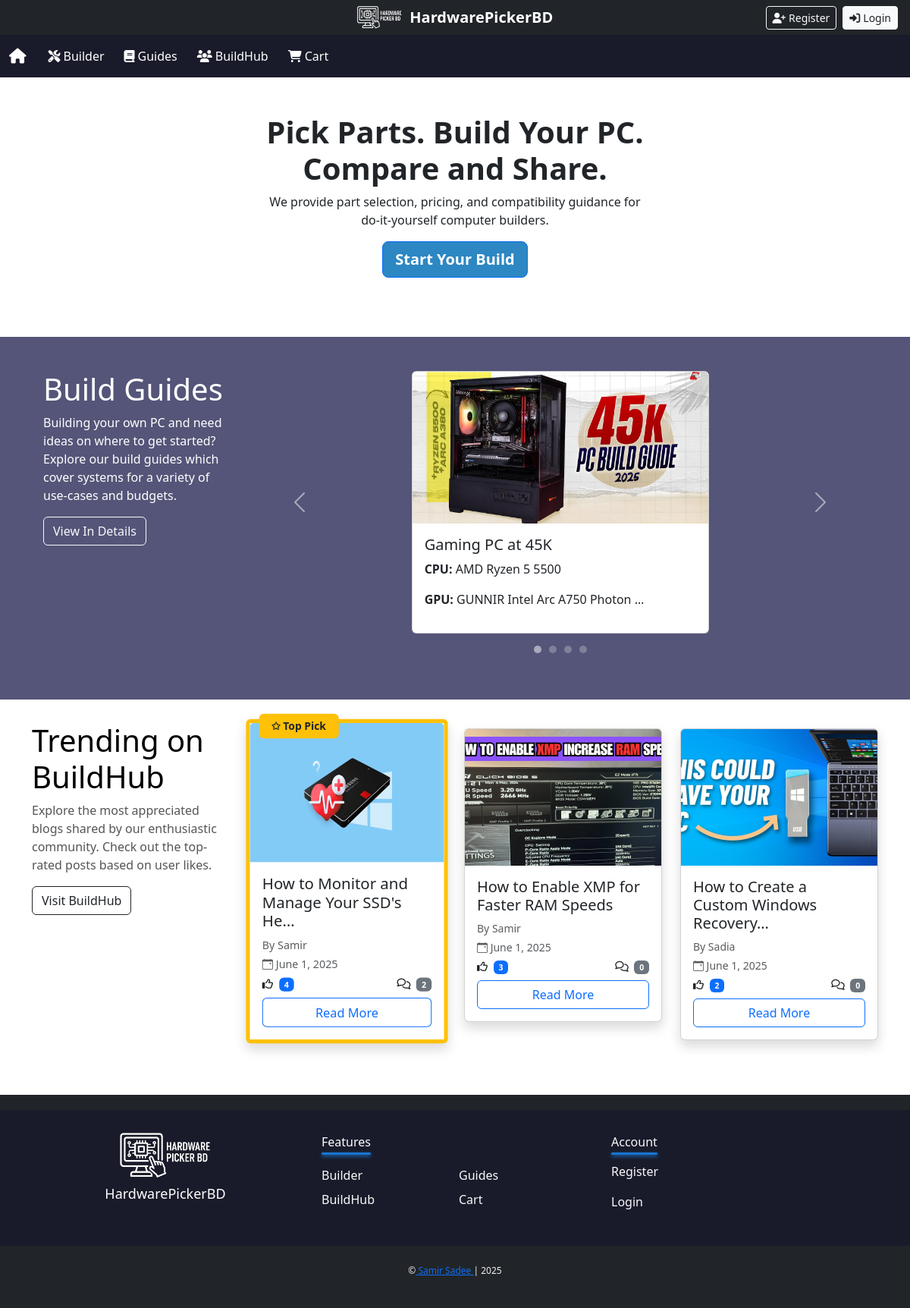
The page / on the database its author committed.
### guides/models.py (models this page shows, shortened)
class Guides(models.Model):
    image = models.ImageField(upload_to='guide_images/', null=True, blank=True)
    title = models.CharField(max_length=200)
    cpu = models.TextField()
    cpu_cooler = models.TextField()
    motherboard = models.TextField()
    memory = models.TextField()
    storage = models.TextField()
    gpu = models.TextField()
    psu = models.TextField()
    case = models.TextField()
    video_url = models.URLField(null=True, blank=True)
    class Meta:
        verbose_name_plural = "View Guides"

### buildhub/models.py (models this page shows, shortened)
class BlogPost(models.Model):
    display_image= models.ImageField(upload_to='blog_images/',null=True,blank=True)
    title = models.CharField(max_length=200)
    content = models.TextField()
    author = models.ForeignKey(User, on_delete=models.CASCADE)
    created = models.DateTimeField(auto_now_add=True)
    updated = models.DateTimeField(auto_now=True)

### djangoProject2/views.py (the view)
# urls.py: path('', views.home, name='home'),
def home(request):
    guides = Guides.objects.all()
    top_blogs = BlogPost.objects.annotate(like_count=Count('likes')).order_by('-like_count')[:3]
    return render(request, 'main/home.html', {
        'guides': guides,
        'top_blogs': top_blogs,
    })

### templates/main/home.html (shortened to what this page needs)
{% extends 'base.html' %}
{% load static %}
{% block content %}
<section>
  <div class="container">
    <div class="build text-center py-5">
      <h1>Pick Parts. Build Your PC. <br> Compare and Share.</h1>
      <p>We provide part selection, pricing, and compatibility guidance for <br> do-it-yourself computer builders.</p>
      <a href="{% url 'cpu' %}" class="btn btn-lg btn-primary">Start Your Build</a>
    </div>
  </div>
</section>
<section>
<div class="guide">
  <div class="container">
    <div class="row gx-4">
      <div class="col-md-3 mb-4">
        <h1 style="color: #fff;">Build Guides</h1>
        <p style="color: #fff;">
          Building your own PC and need ideas on where to get started?
          Explore our build guides which cover systems for a variety of use-cases and budgets.
        </p>
        <a href="{% url 'guide_list' %}" class="btn btn-outline-light">View In Details</a>
      </div>
      <div class="col-md-9">
        <div id="guidesCarousel" class="carousel slide" data-bs-ride="carousel">
          <div class="carousel-inner">
            {% for guide in guides %}
              <div class="carousel-item {% if forloop.first %}active{% endif %}">
                <div class="row justify-content-center">
                  <div class="col-md-6">
                    <div class="card h-100 mb-3">
                      {% if guide.image %}
                        <img
                          src="{{ guide.image.url }}"
                          class="card-img-top"
                          alt="{{ guide.title }}"
                          style="max-height:200px; object-fit:cover;">
                      {% endif %}
                      <div class="card-body">
                        <h5 class="card-title text-dark">{{ guide.title }}</h5>
                        <p class="card-text text-dark"><strong>CPU:</strong> {{ guide.cpu|truncatechars:30 }}</p>
                        <p class="card-text text-dark"><strong>GPU:</strong> {{ guide.gpu|truncatechars:30 }}</p>
                      </div>
                    </div>
                  </div>
                </div>
              </div>
            {% endfor %}
          </div>
          <button class="carousel-control-prev" type="button" data-bs-target="#guidesCarousel" data-bs-slide="prev">
            <span class="carousel-control-prev-icon" aria-hidden="true"></span>
          </button>
          <button class="carousel-control-next" type="button" data-bs-target="#guidesCarousel" data-bs-slide="next">
            <span class="carousel-control-next-icon" aria-hidden="true"></span>
          </button>
        </div>
        <div class="text-center mt-3">
          <div class="carousel-indicators position-static mx-auto">
            {% for guide in guides %}
              <button
                type="button"
                data-bs-target="#guidesCarousel"
                data-bs-slide-to="{{ forloop.counter0 }}"
                {% if forloop.first %}class="active"{% endif %}
                aria-label="Slide {{ forloop.counter }}"
                style="width: 10px; height: 10px; border-radius: 50%; margin: 0 5px; background-color: rgba(255,255,255,0.5); border: none;">
              </button>
            {% endfor %}
          </div>
        </div>
      </div>
    </div>
  </div>
</div>
</section>
<section class="mb-5 pb-4">
  <div class="container">
    <div class="row gx-4 align-items-start">
      <div class="col-md-3 mb-4">
        <h1 style="color: #000;">Trending on BuildHub</h1>
        <p style="color: #555;">
          Explore the most appreciated blogs shared by our enthusiastic community.
          Check out the top-rated posts based on user likes.
        </p>
        <a href="{% url 'blog' %}" class="btn btn-outline-dark">Visit BuildHub</a>
      </div>
      <div class="col-md-9 position-relative">
  <div class="row g-4">
    {% for blog in top_blogs %}
    <div class="col-md-6 col-lg-4 {% if not forloop.first %}pt-2{% endif %}">
      <div class="card shadow {% if forloop.first %}border border-5 border-warning{% endif %}" style="{% if forloop.first %}transform: scale(1.02); transition: transform 0.3s ease;{% endif %}">
        {% if forloop.first %}
        <div class="bg-warning text-dark" style="
          position: absolute;
          top: -12px;
          left: 12px;
          transform: none;
          font-weight: bold;
          font-size: 0.85rem;
          padding: 6px 16px;
          border-radius: 6px;
          z-index: 10;
          display: flex;
          justify-content: left;
          align-items: center;
          min-width: 90px;
          white-space: nowrap;
          text-align: center;">
          ✩ Top Pick
        </div>
        {% endif %}
        {% if blog.display_image %}
        <img src="{{ blog.display_image.url }}" class="card-img-top"
             alt="{{ blog.title }}" style="height: 180px; object-fit: cover;">
        {% endif %}
        <div class="card-body">
          <h5 class="card-title">{{ blog.title|truncatechars:40 }}</h5>
          <p class="card-text text-muted small mb-1">By {{ blog.author.username }}</p>
          <p class="card-text text-muted small mb-1">
            <i class="bi bi-calendar-event"></i> {{ blog.created|date:"F j, Y" }}
          </p>
          <p class="card-text small mb-2 d-flex justify-content-between">
              <span>
                <i class="fa-regular fa-thumbs-up"></i>
                <span class="badge bg-primary ms-1">{{ blog.likes.count }}</span>
              </span>
              <span>
                <i class="fa-regular fa-comments"></i>
                <span class="badge bg-secondary ms-1">{{ blog.comment_set.count }}</span>
              </span>
            </p>
          <a href="{% url 'blog_details' blog.id %}" class="btn btn-outline-primary w-100">Read More</a>
        </div>
      </div>
    </div>
    {% endfor %}
  </div>
</div>
    </div>
  </div>
</section>
{% endblock %}

### static/css/style.css (style rules this page uses)
* { margin: 0; padding: 0; }
.build { text-align: center; padding: 30px 0; }
.build h1 { font-weight: 700; }
.build .btn { background-color: #2c87c3; color: white; font-weight: 600; }
.guide { background-color: #545578; padding: 45px; margin: 30px 0; }

### rows shown on the page
Guides: image (picture), title "Gaming PC at 45K", cpu "AMD Ryzen 5 5500", gpu "GUNNIR Intel Arc A750 Photon …"
BlogPost: shows "✩ Top Pick", display_image (picture), title "How to Monitor and Manage Your SSD's He…", author.username "Samir", created "June 1, 2025", likes.count "4", comment_set.count "2"
BlogPost: display_image (picture), title "How to Enable XMP for Faster RAM Speeds", author.username "Samir", created "June 1, 2025", likes.count "3", comment_set.count "0"
BlogPost: display_image (picture), title "How to Create a Custom Windows Recovery…", author.username "Sadia", created "June 1, 2025", likes.count "2", comment_set.count "0"
